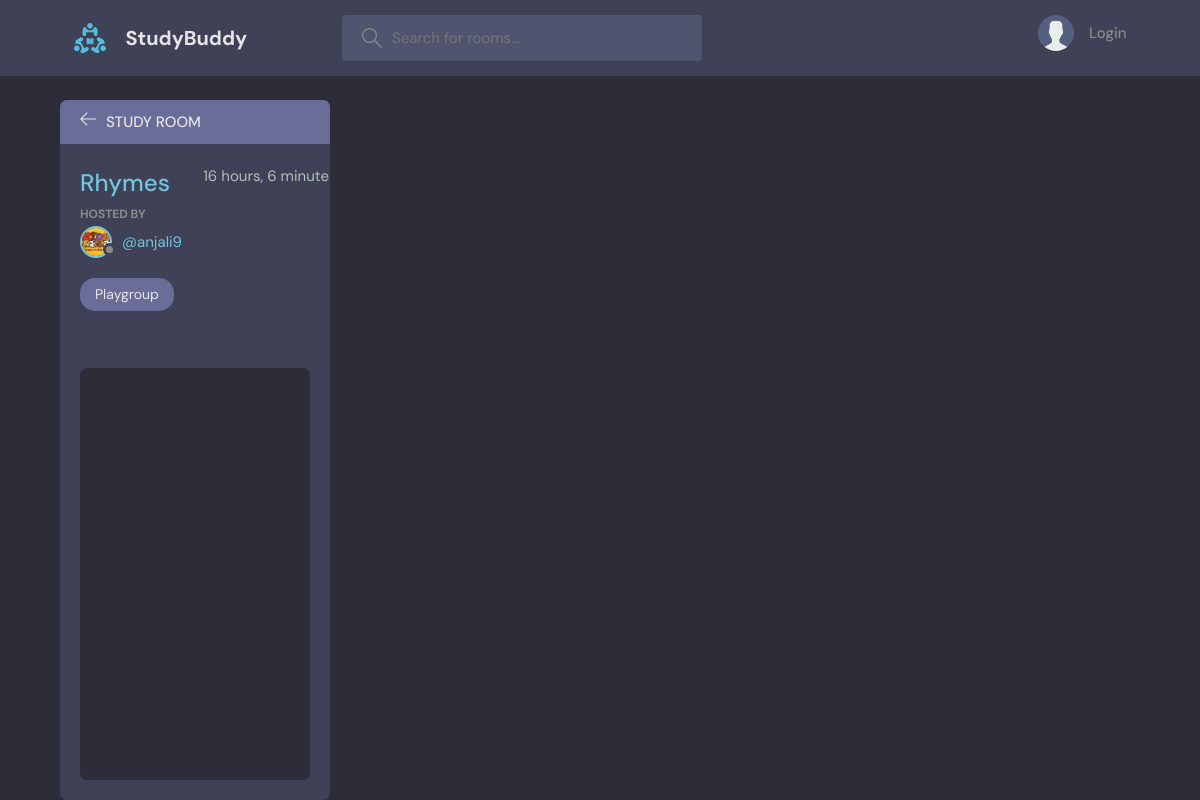
/room/2/, run on an earlier commit of the app's database.
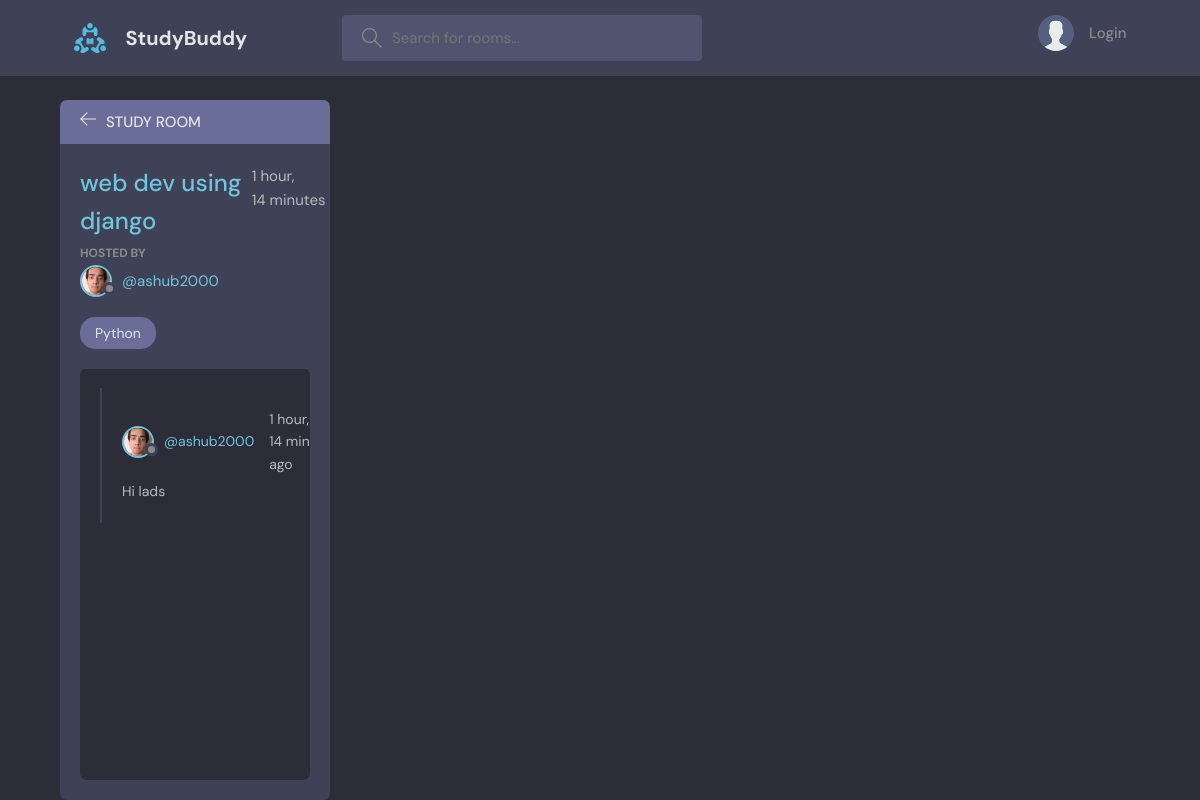
And on a later commit of the database.
### base/models.py (models this page shows, shortened)
class Room(models.Model):
    host = models.ForeignKey(User, on_delete=models.SET_NULL, null=True)
    topic = models.ForeignKey(Topic,on_delete=models.SET_NULL, null=True)
    name = models.CharField(max_length=200)
    description = models.TextField(null=True, blank=True)
    participants = models.ManyToManyField(User, related_name='participants', blank=True)
    updated = models.DateTimeField(auto_now=True)
    created = models.DateTimeField(auto_now_add=True)
    class Meta:
        ordering = ['-updated', '-created']

class User(AbstractUser):
    name = models.CharField(max_length=200, null=True)
    email = models.EmailField(unique=True, null=True)
    bio = models.TextField(null=True)
    avatar = models.ImageField(null=True, default="avatar.svg")
    USERNAME_FIELD = 'email'
    REQUIRED_FIELDS = ['username']

class Topic(models.Model):
    name = models.CharField(max_length=200)

class Message(models.Model):
    user = models.ForeignKey(User, on_delete=models.CASCADE)
    room = models.ForeignKey(Room, on_delete=models.CASCADE)
    body = models.TextField()
    updated = models.DateTimeField(auto_now=True)
    created = models.DateTimeField(auto_now_add=True)
    class Meta:
        ordering = ['-updated', '-created']

### base/views.py (the view, shortened to what this page needs)
# urls.py: path('room/<str:pk>/', views.room, name='room'),
def room(request, pk):
    room = Room.objects.get(id=pk)
    room_messages = room.message_set.all().order_by('-created')
    room_participants = room.participants.all()
    context = {'room': room, 'room_messages': room_messages, 'room_participants': room_participants}
    return render(request, 'base/room.html', context)

### base/templates/base/room.html (shortened to what this page needs)
{% extends 'main.html' %}
{% block content %}
    <main class="profile-page layout layout--2">
      <div class="container">
        <div class="room">
          <div class="room__top">
            <div class="room__topLeft">
              <a href="{% url 'home' %}">
                <svg version="1.1" xmlns="http://www.w3.org/2000/svg" width="32" height="32" viewBox="0 0 32 32">
                  <title>arrow-left</title>
                  <path
                    d="M13.723 2.286l-13.723 13.714 13.719 13.714 1.616-1.611-10.96-10.96h27.625v-2.286h-27.625l10.965-10.965-1.616-1.607z"
                  ></path>
                </svg>
              </a>
              <h3>Study Room</h3>
            </div>
          </div>
          <div class="room__box scroll">
            <div class="room__header scroll">
              <div class="room__info">
                <h3>{{room.name}}</h3>
                <span>{{room.created|timesince}}</span>
              </div>
              <div class="room__hosted">
                <p>Hosted By</p>
                <a href="{% url 'profile' room.host.id %}" class="room__author">
                  <div class="avatar avatar--small">
                    <img src="{{room.host.avatar.url}}" />
                  </div>
                  <span>@{{room.host.username}}</span>
                </a>
              </div>
              <span class="room__topics">{{room.topic.name}}</span>
            </div>
            <div class="room__conversation">
              <div class="threads scroll">
                {% for message in room_messages %}
                <div class="thread">
                  <div class="thread__top">
                    <div class="thread__author">
                      <a href="{% url 'profile' message.user.id%}" class="thread__authorInfo">
                        <div class="avatar avatar--small">
                          <img src="{{message.user.avatar.url}}" />
                        </div>
                        <span>@{{message.user.username}}</span>
                      </a>
                      <span class="thread__date">{{message.created|timesince}} ago</span>
                    </div>
                  </div>
                  <div class="thread__details">
                    {{message.body}}
                  </div>
                </div>
                {% endfor %}
              </div>
            </div>
          </div>
      </div>
    </main>
{% endblock %}

What changed in the data, as far as the page shows it:
changed Room: name "Rhymes" → "web dev using django"; created "16 hours, 6…" → "1 hour, 14 minutes"; host.avatar: a different picture; host.username "anjali9" → "ashub2000"; topic.name "Playgroup" → "Python"
now on this page (row edited): Message: user.avatar (picture), user.username "ashub2000", created "1 hour, 14…", body "Hi lads"
